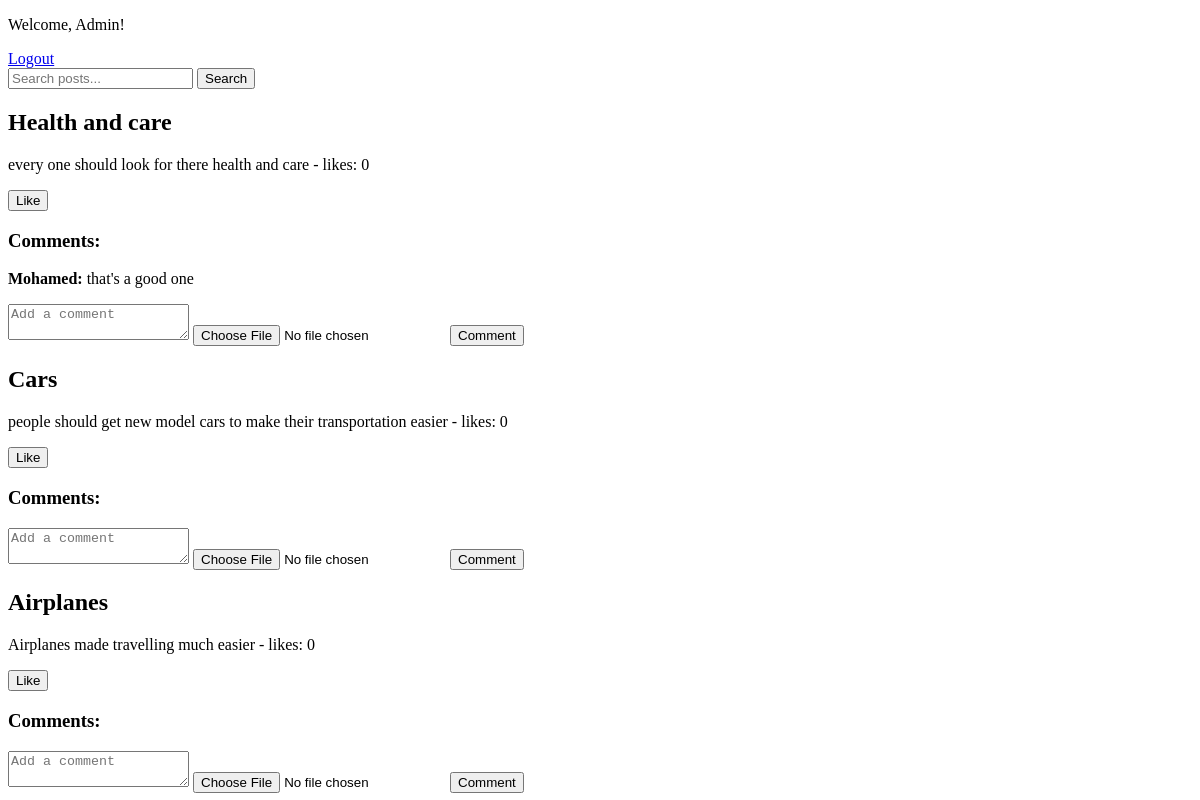
Before: /user_panel (signed in) with the older database file.
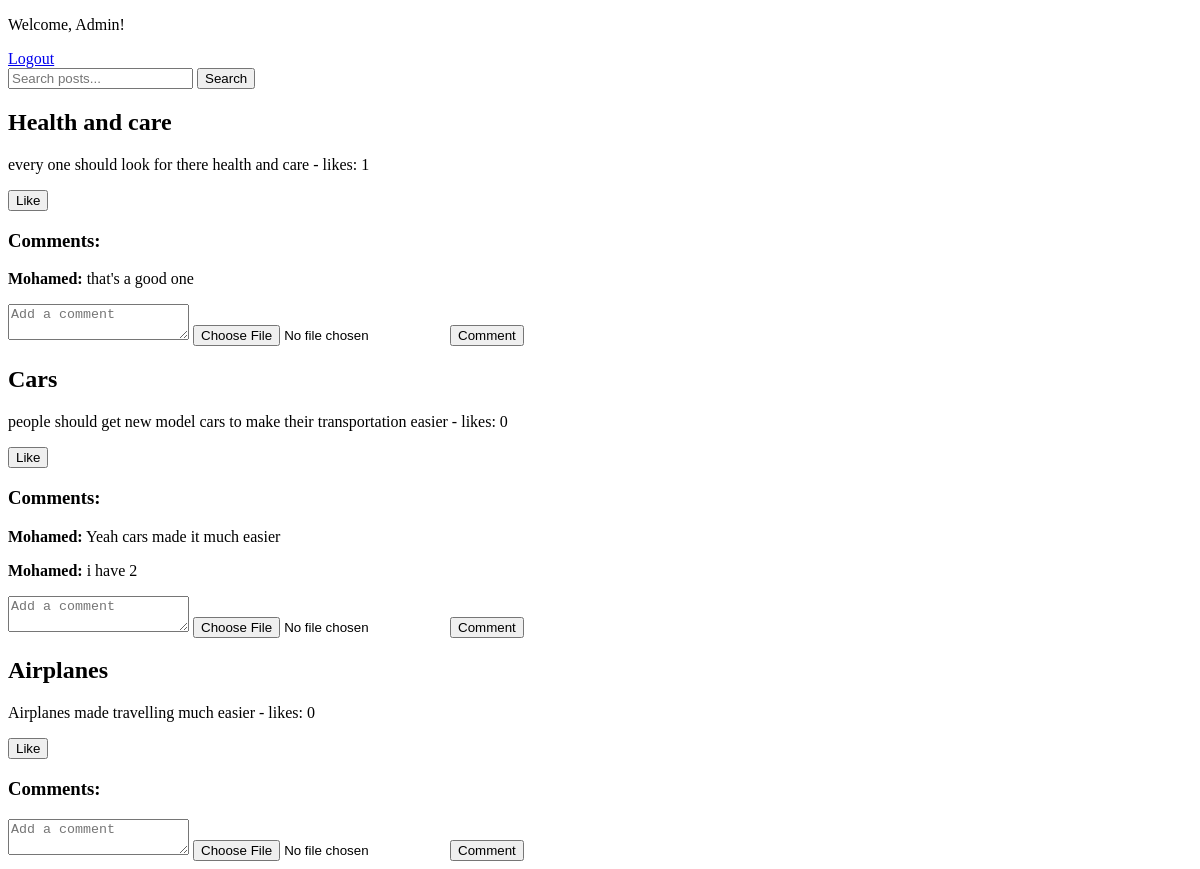
After: the same page with the newer database file.
### tables this page shows
CREATE TABLE posts (
            id INTEGER PRIMARY KEY AUTOINCREMENT,
            author_id INTEGER NOT NULL,
            title TEXT NOT NULL,
            content TEXT NOT NULL,
            likes INTEGER DEFAULT 0,     
            created_at TIMESTAMP DEFAULT CURRENT_TIMESTAMP,
            file_url TEXT,
            FOREIGN KEY (author_id) REFERENCES users(id)
        );

CREATE TABLE comments (
            id INTEGER PRIMARY KEY AUTOINCREMENT,
            post_id INTEGER NOT NULL,
            username TEXT NOT NULL,
            content TEXT NOT NULL,
            file_url TEXT,
            created_at TIMESTAMP DEFAULT CURRENT_TIMESTAMP,
            FOREIGN KEY (post_id) REFERENCES posts(id)
        );

### project.py (the view)
@app.route('/user_panel')
def user_panel():
    if 'username' not in session:
        return redirect(url_for('login'))
    posts = db.get_all_posts()
    comments = {post['id']: db.get_comments_by_post(post['id']) for post in posts}
    return render_template('user_panel.html', posts=posts, comments=comments)

### db.py (called while the page is built)
def get_db_connection():
    conn = sqlite3.connect('project.db')
    conn.row_factory = sqlite3.Row
    return conn

def get_all_posts():
    conn = get_db_connection()
    posts = conn.execute('SELECT * FROM posts').fetchall()
    conn.close()
    return posts

def get_comments_by_post(post_id):
    conn = get_db_connection()
    comments = conn.execute('SELECT * FROM comments WHERE post_id = ?', (post_id,)).fetchall()
    conn.close()
    return comments

### templates/user_panel.html (shortened to what this page needs)
<!DOCTYPE html>
<html lang="en">
<head>
</head>
<body>
    <div class="user-info">
        <p>Welcome, {{ session['username'] }}!</p>
        <a href="{{ url_for('logout') }}">Logout</a>
    </div>
    <div class="search">
        <form action="{{ url_for('search_posts') }}" method="get">
            <input type="text" name="query" placeholder="Search posts..." required>
            <button type="submit">Search</button>
        </form>
    </div>
    <div class="posts">
        {% for post in posts %}
        <div class="post">
            <h2>{{ post['title'] }}</h2>
            <p>
                {{ post['content'] }} - likes: {{ post['likes'] }}
            </p>
            <div class="actions">
                <form action="{{ url_for('like_post', post_id=post['id']) }}" method="post">
                    <button type="submit">Like</button>
                </form>
            </div>
            <div class="comments">
                <h3>Comments:</h3>
                {% if post['id'] in comments %}
                {% for comment in comments[post['id']] %}
                <div class="comment">
                    <p><strong>{{ comment['username'] }}:</strong> {{ comment['content'] }}</p>
                </div>
                {% endfor %}
                {% else %}
                <p>No comments yet.</p>
                {% endif %}
            </div>
            <form action="{{ url_for('comment_post', post_id=post['id']) }}" method="post" enctype="multipart/form-data">
                <textarea name="content" placeholder="Add a comment" required></textarea>
                <input type="file" name="media">
                <button type="submit">Comment</button>
            </form>
        </div>
        {% endfor %}
    </div>
</body>
</html>

Changed rows visible on the page:
changed posts "Health and care": likes "0" → "1"
added comments: username "Mohamed", content "Yeah cars made it much easier", shown under posts "Cars"
added comments: username "Mohamed", content "i have 2", shown under posts "Cars"
